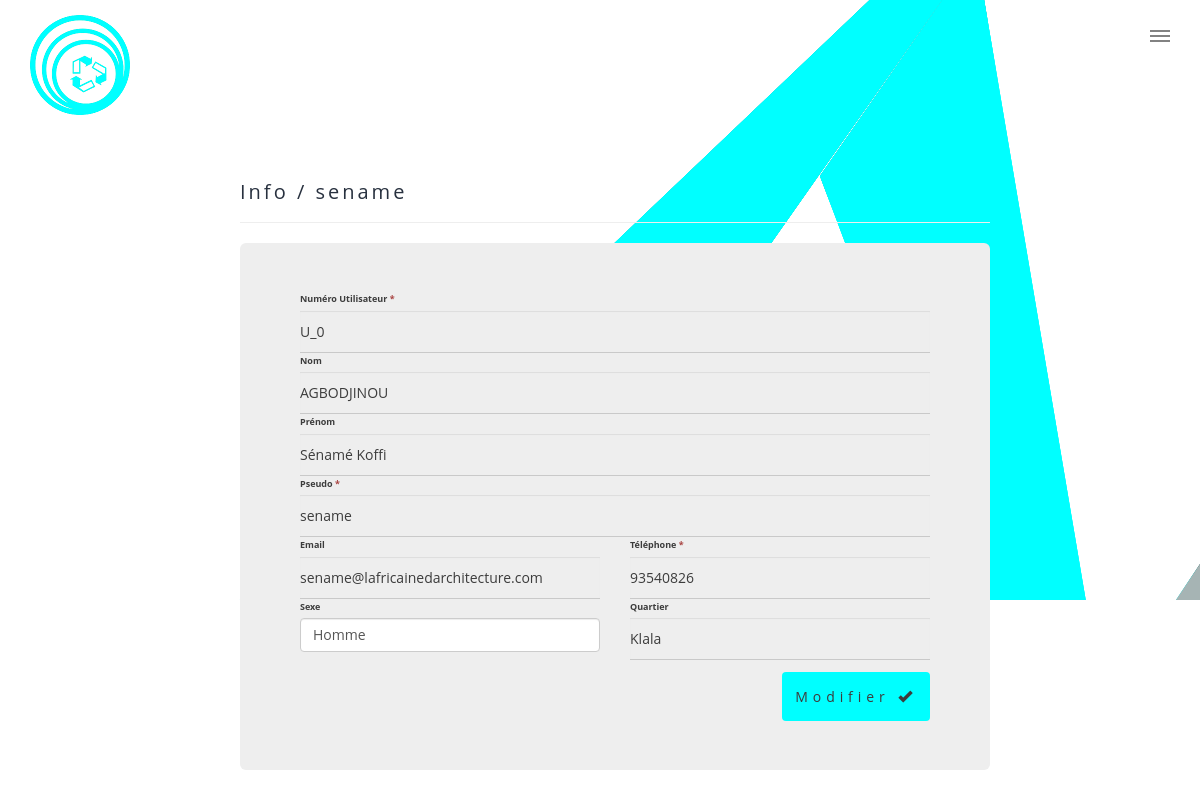
/modifier.php?id=1, run on the app's committed database.
### tables this page shows
CREATE TABLE `utilisateur` (
  `id` int(11) NOT NULL,
  `U_num` varchar(5) NOT NULL DEFAULT 'U_n',
  `nom` varchar(60) NOT NULL,
  `prenom` varchar(50) NOT NULL,
  `pseudo` varchar(25) NOT NULL,
  `mdp` varchar(50) NOT NULL,
  `email` varchar(255) DEFAULT NULL,
  `telephone` varchar(12) NOT NULL,
  `sexe` varchar(10) NOT NULL,
  `quartier` varchar(100) NOT NULL,
  `date_inscription` datetime NOT NULL DEFAULT CURRENT_TIMESTAMP ON UPDATE CURRENT_TIMESTAMP,
  `nb_kit` int(11) NOT NULL DEFAULT '0',
  `isUser` int(1) NOT NULL DEFAULT '0',
  `pp` varchar(255) NOT NULL DEFAULT 'default.png'
);

### modifier.php (called while the page is built, shortened)
<?php
require 'includes/fonctions.php';
if (!empty($_GET['id'])) {
	$id = (int)$_GET['id'];
	$rec = $db->prepare('SELECT * FROM utilisateur WHERE id = ?');
	$rec->execute(array($id));
	$data = $rec->fetch();
	$U_num = $data['U_num'];
	$nom = $data['nom'];
	$prenom = $data['prenom'];
	$pseudo = $data['pseudo'];
	$email = $data['email'];
	$telephone = $data['telephone'];
	$quartier = $data['quartier'];
    $isUser = $data['isUser'];
}
include 'views/modifier.view.php';
?>

### views/modifier.view.php (the view, shortened to what this page needs)
<?php include 'partials/_header.php';?>
<body class="container">
  <?php include 'partials/_nav_2.php';?>
  <div class="container">
    <div class="row">
     <article class="col-xs-8 col-xs-offset-2 maincontent">
      <header class="page-header">
       <h2 class="page-title"> Info / <?=$pseudo?> </h2>
     </header>
     <div class="jumbotron">
      <form method="post" action="">
        <?php if($isUser == 1){ ?>
            <div class="top-margin">
              <label for="U_num">Numéro Utilisateur <span class="text-danger">*</span></label>
              <input type="text" class="form-control" name="U_num" id="U_num" required="required" value="<?=$U_num?>">
            </div>
            <div class="top-margin">
              <label for="nom">Nom </label>
              <input type="text" class="form-control" name="nom" id="nom" value="<?=$nom?>">
            </div>
            <div class="top-margin">
              <label for="prenom">Prénom </label>
              <input type="text" class="form-control" name="prenom" id="prenom" value="<?=$prenom?>">
            </div>
        <?php } ?>
        <div class="top-margin">
          <label for="prenom">Pseudo <span class="text-danger">*</span></label>
          <input type="text" class="form-control" name="pseudo" id="pseudo" required="required" value="<?=$pseudo?>">
        </div>
        <div class="row top-margin">
          <div class="col-sm-6">
            <label for="fonction">Email </label>
            <input type="text" class="form-control" name="email" id="email" value="<?=$email?>">
          </div>
          <div class="col-sm-6">
            <div class="form-group">
              <label for="prenom">Téléphone <span class="text-danger">*</span></label>
              <input type="text" class="form-control" name="telephone" id="telephone" required="required" value="<?=$telephone?>">
            </div>
          </div>
        </div>
        <?php if($isUser == 1) { ?>
            <div class="row top-margin">
              <div class="col-sm-6">
                <div class="form-group">
                  <label for="sexe">Sexe </label>
                  <select class="form-control" name="sexe" id="sexe">
                    <option value="Homme" selected="selected">Homme</option>
                  </select>
                </div>
              </div>
              <div class="col-sm-6">
                <label for="fonction">Quartier </label>
                <input type="text" class="form-control" name="quartier" id="quartier" value="<?=$quartier?>">
              </div>
            </div>
        <?php } ?>
        <hr>
          <div class="form-group pull-right">
            <button type="submit" class="btn btn-scope" name="submit">Modifier&nbsp<icon class="glyphicon glyphicon-ok"></icon></button>
          </div>
      </form>
    </div>
  </article>
</div>
</div>
</body>
</html>

### assets/css/main.css (style rules this page uses)
html, body, div, span, applet, object, iframe, h1, h2, h3, h4, h5, h6, p, blockquote, pre, a, abbr, acronym, address, big, cite, code, del, dfn, em, img, ins, kbd, q, s, samp, small, strike, strong, sub, sup, tt, var, b, u, i, center, dl, dt, dd, ol, ul, li, fieldset, form, label, legend, table, caption, tbody, tfoot, thead, tr, th, td, article, aside, canvas, details, embed, figure, figcaption, footer, header, hgroup, menu, nav, output, ruby, section, summary, time, mark, audio, video { margin: 0; padding: 0; border: 0; font-size: 100%; font-family: Acme, 'Times New Roman',sans-serif font: inherit; vertical-align: baseline; }
article, aside, details, figcaption, figure, footer, header, hgroup, menu, nav, section { display: block; }
body { line-height: 1; }
body { -webkit-text-size-adjust: none; }
*, *:before, *:after { -moz-box-sizing: border-box; -webkit-box-sizing: border-box; box-sizing: border-box; }
.row { border-bottom: solid 1px transparent; -moz-box-sizing: border-box; -webkit-box-sizing: border-box; box-sizing: border-box; }
.row > * { float: left; -moz-box-sizing: border-box; -webkit-box-sizing: border-box; box-sizing: border-box; }
.row:after, .row:before { content: ''; display: block; clear: both; height: 0; }
.row > * { padding: 0 0 0 2em; }
.row { margin: 0 0 -1px -2em; }
@media screen and (max-width: 1680px) { .row > * { padding: 0 0 0 2em; } }
@media screen and (max-width: 1680px) { .row { margin: 0 0 -1px -2em; } }
@media screen and (max-width: 1280px) { .row > * { padding: 0 0 0 2em; } }
@media screen and (max-width: 1280px) { .row { margin: 0 0 -1px -2em; } }
body { -ms-overflow-style: scrollbar; }
body { background: #ffffff; }
body.is-loading *, body.is-loading *:before, body.is-loading *:after { -moz-animation: none !important; -webkit-animation: none !important; -ms-animation: none !important; animation: none !important; -moz-transition: none !important; -webkit-transition: none !important; -ms-transition: none !important; transition: none !important; }
body, input, select, textarea { color: #585858; font-family: "Source Sans Pro", Helvetica, sans-serif; font-size: 16pt; font-weight: 300; line-height: 1.75; }
@media screen and (max-width: 1680px) { body, input, select, textarea { font-size: 14pt; } }
@media screen and (max-width: 1280px) { body, input, select, textarea { font-size: 12pt; } }
h2, h3, h4, h5, h6 { line-height: 1.5; margin: 0 0 2em 0; letter-spacing: 0.15em; text-transform: none; }
h2 { font-size: 1.1em; }
hr { border: 0; border-bottom: solid 1px #c9c9c9; margin: 1.5em 0; }
form:after { content: ''; display: block; clear: both; height: 1px; }
form :last-child { margin-bottom: 0; }
label { display: block; font-size: 0.9em; font-weight: 900; margin: 0 0 1em 0; }
input[type="text"], input[type="password"], input[type="email"], input[type="tel"], select, textarea { -moz-appearance: none; -webkit-appearance: none; -ms-appearance: none; appearance: none; background-color: transparent; border: none; border-radius: 0; border-bottom: solid 1px #c9c9c9; color: inherit; display: block; outline: 0; padding: 0; text-decoration: none; width: 100%; }
input[type="text"], input[type="password"], input[type="email"], select { height: 3em; }
input[type="submit"], input[type="reset"], input[type="button"], button, .button { -moz-appearance: none; -webkit-appearance: none; -ms-appearance: none; appearance: none; -moz-transition: background-color 0.2s ease-in-out, color 0.2s ease-in-out, box-shadow 0.2s ease-in-out; -webkit-transition: background-color 0.2s ease-in-out, color 0.2s ease-in-out, box-shadow 0.2s ease-in-out; -ms-transition: background-color 0.2s ease-in-out, color 0.2s ease-in-out, box-shadow 0.2s ease-in-out; transition: background-color 0.2s ease-in-out, color 0.2s ease-in-out, box-shadow 0.2s ease-in-out; background-color: transparent; border-radius: 4px; border: 0; cursor: pointer; display: inline-block; font-size: 0.8em; font-weight: 900; height: 3.5em; letter-spacing: 0.35em; line-height: 3.45em; overflow: hidden; padding: 0 1.25em 0 1.6em; text-align: center; text-decoration: none; text-overflow: ellipsis; text-transform: uppercase; white-space: nowrap; }

### css/main.css (style rules this page uses)
.container { background: url("../img/nav.png") fixed no-repeat; }
.btn-scope { background-color: #00ffff; border: solid #00ffff 1px; }

### data on the page
utilisateur: pseudo "sename", U_num "U_0", nom "AGBODJINOU", prenom "Sénamé Koffi", email "sename@lafricainedarchitecture.com", telephone "93540826", quartier "Klala"
